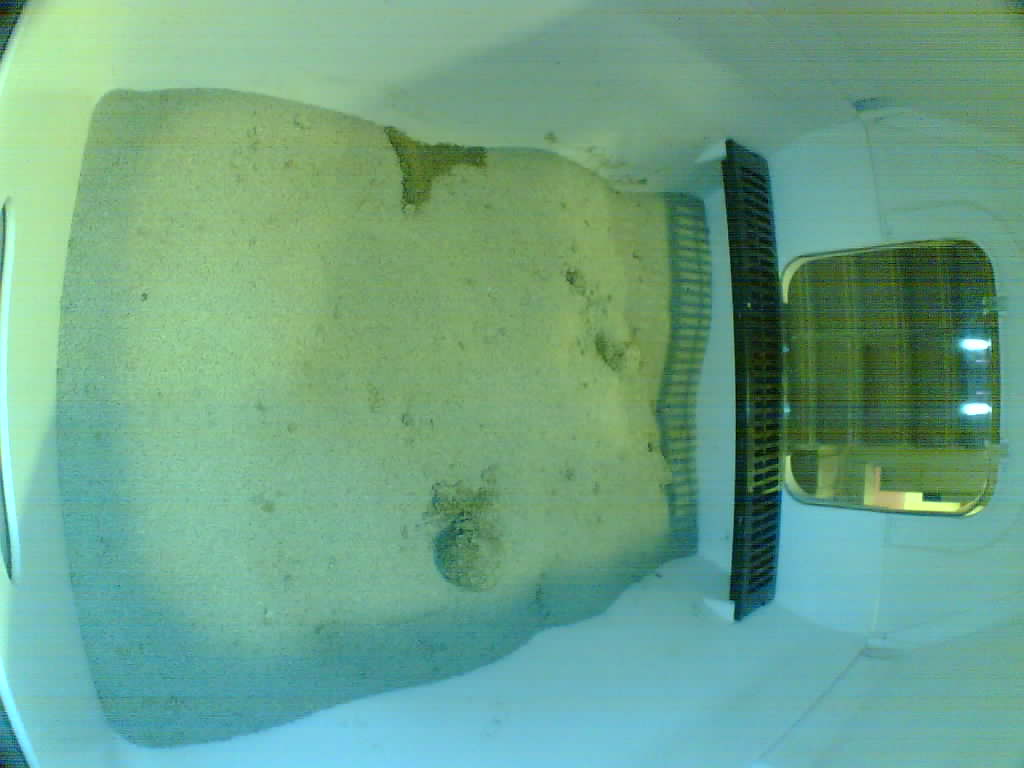
#> input picture 202112132248.jpg, 1024 x 768 px
$ python masked_normalize.py
#> lines starting #> are read from the running program, lines starting #| are printed output that depends on the picture; after the words box and inside, x2 and y2 are one past the last pixel; in counts of white or black regions, pixels touching at a corner belong together
import cv2
import math
import numpy as np
import sys

def apply_mask(matrix, mask, fill_value):
    masked = np.ma.array(matrix, mask=mask, fill_value=fill_value)
    return masked.filled()

def apply_threshold(matrix, low_value, high_value):
    low_mask = matrix < low_value
    matrix = apply_mask(matrix, low_mask, low_value)

    high_mask = matrix > high_value
    matrix = apply_mask(matrix, high_mask, high_value)

    return matrix

def simplest_cb(img, percent):
    assert img.shape[2] == 3
    assert percent > 0 and percent < 100

    half_percent = percent / 200.0

    channels = cv2.split(img)

    out_channels = []
    for channel in channels:
        assert len(channel.shape) == 2
        # find the low and high precentile values (based on the input percentile)
        height, width = channel.shape
        vec_size = width * height
        flat = channel.reshape(vec_size)

        assert len(flat.shape) == 1

        flat = np.sort(flat)

        n_cols = flat.shape[0]

        low_val  = flat[math.floor(n_cols * half_percent)]
        high_val = flat[math.ceil( n_cols * (1.0 - half_percent))]

        print("Lowval: " + str(low_val))
        print("Highval: " + str(high_val))

        # saturate below the low percentile and above the high percentile
        thresholded = apply_threshold(channel, low_val, high_val)
        # scale the channel
        normalized = cv2.normalize(thresholded, thresholded.copy(), 0, 255, cv2.NORM_MINMAX)
        out_channels.append(normalized)

    return cv2.merge(out_channels)

if __name__ == '__main__':
    img1 = cv2.imread('202112132248.jpg')
#> img1 is the input picture: shape (768, 1024, 3); mean B, G, R 135.9, 163.3, 109.4
    out1 = simplest_cb(img1, 1)
#> the loop in simplest_cb, `for channel in channels:` made 3 passes
#> (low_val, high_val) on passes 1 to 3: (18, 242), (38, 248), (10, 182)
#| Lowval: 18
#| Highval: 242
#| Lowval: 38
#| Highval: 248
#| Lowval: 10
#| Highval: 182
#> pass 1, in apply_threshold, `low_mask = matrix < low_value`:
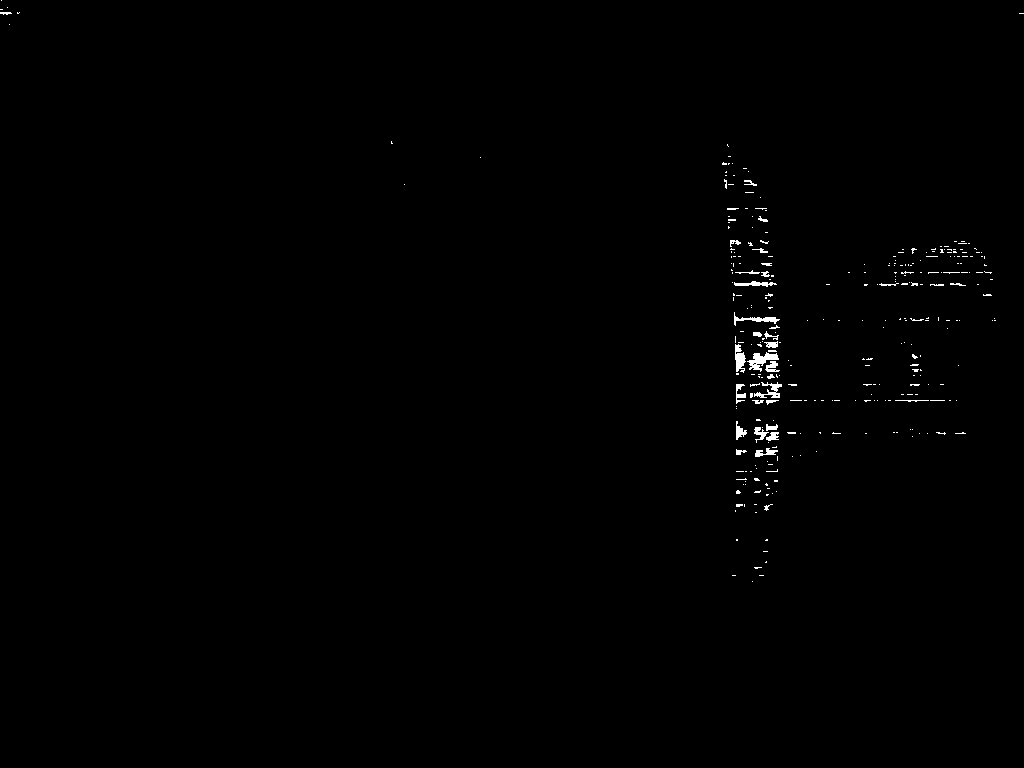
#> low_mask: shape (768, 1024) bool; 0.45% white; 308 white regions (275 under 20 px), largest, box (x1, y1, x2, y2) and area: (747, 352, 779, 372) 275, (735, 344, 746, 373) 203, (754, 382, 782, 398) 186
#> after the loop in simplest_cb, `for channel in channels:`:
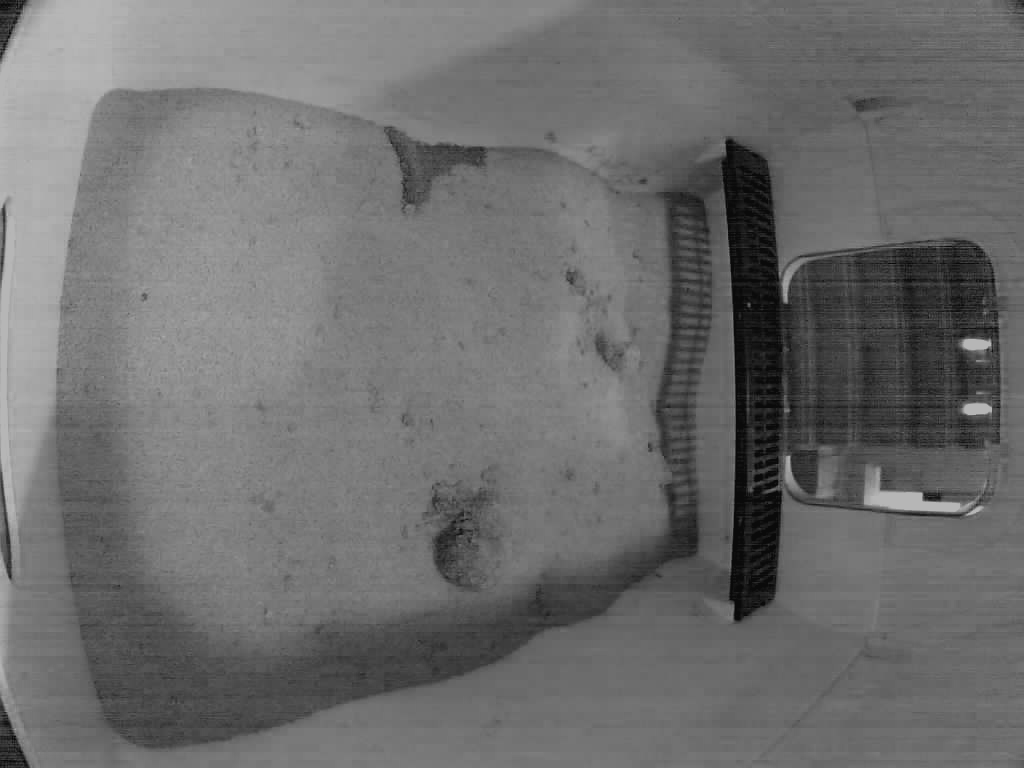
#> thresholded: shape (768, 1024); min 10, max 182, mean 109.4
#> after the loop in simplest_cb, `for channel in channels:`: out_channels = 3 items
    vis1 = np.concatenate((img1, out1), axis=1)

    img2 = cv2.imread('202112140850.jpg')
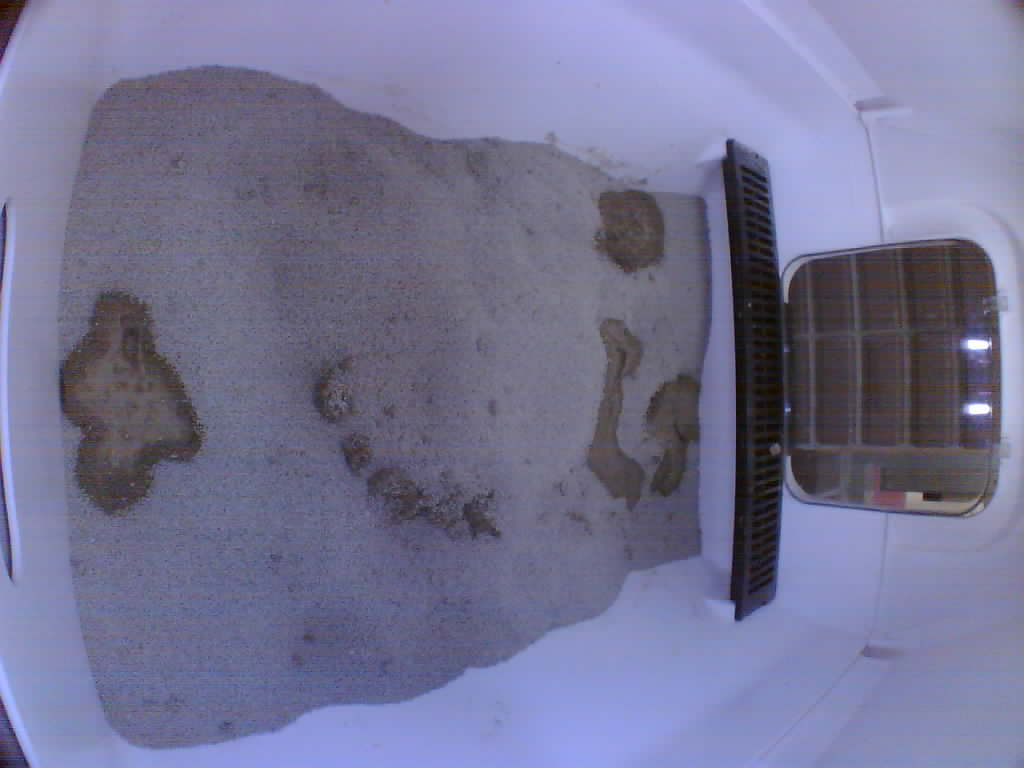
#> input picture 202112140850.jpg, 1024 x 768 px
#> img2 is the input picture: shape (768, 1024, 3); mean B, G, R 147.4, 115.9, 116.4
    out2 = simplest_cb(img2, 1)
#> the loop in simplest_cb (call 2), `for channel in channels:` made 3 passes
#> (low_val, high_val) on passes 1 to 3: (19, 233), (20, 178), (24, 174)
#| Lowval: 19
#| Highval: 233
#| Lowval: 20
#| Highval: 178
#| Lowval: 24
#| Highval: 174
    vis2 = np.concatenate((img2, out2), axis=1)

    img3 = cv2.imread('202112150222.jpg')
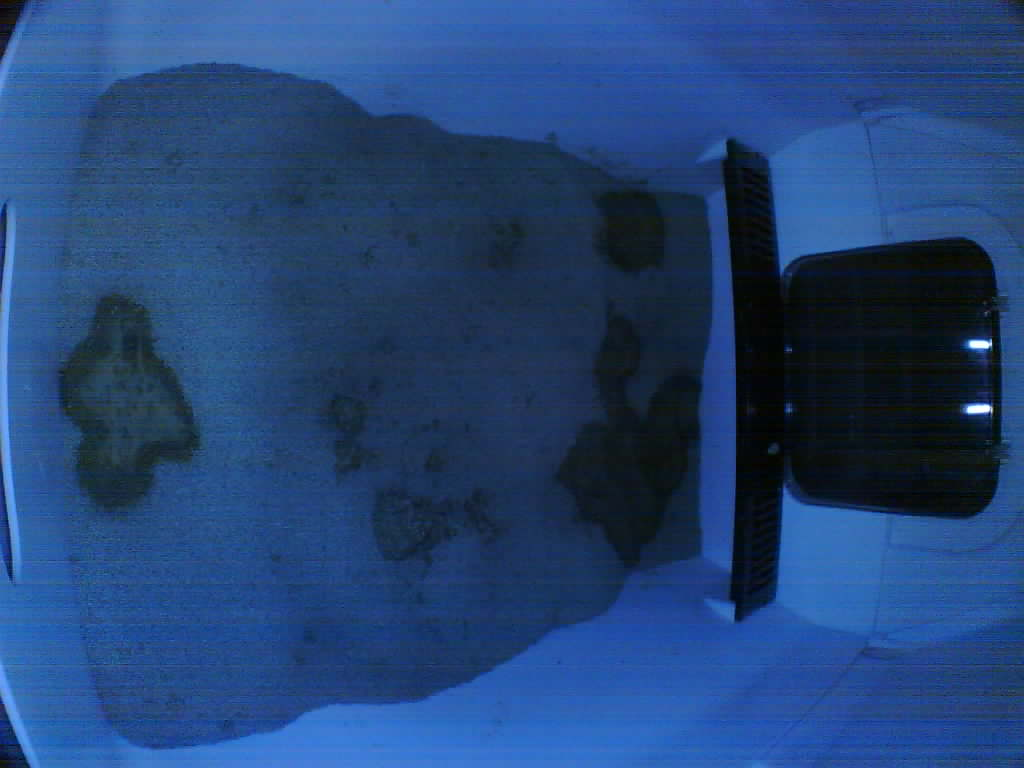
#> input picture 202112150222.jpg, 1024 x 768 px
#> img3 is the input picture: shape (768, 1024, 3); mean B, G, R 116.9, 67.5, 35.3
    out3 = simplest_cb(img3, 1)
#> call 3 of simplest_cb, with percent = 1
#> the loop in simplest_cb (call 3), `for channel in channels:` made 3 passes
#> (low_val, high_val) on passes 1 to 3: (5, 216), (7, 135), (1, 82)
#| Lowval: 5
#| Highval: 216
#| Lowval: 7
#| Highval: 135
#| Lowval: 1
#| Highval: 82
#> after the loop in simplest_cb (call 3), `for channel in channels:`:
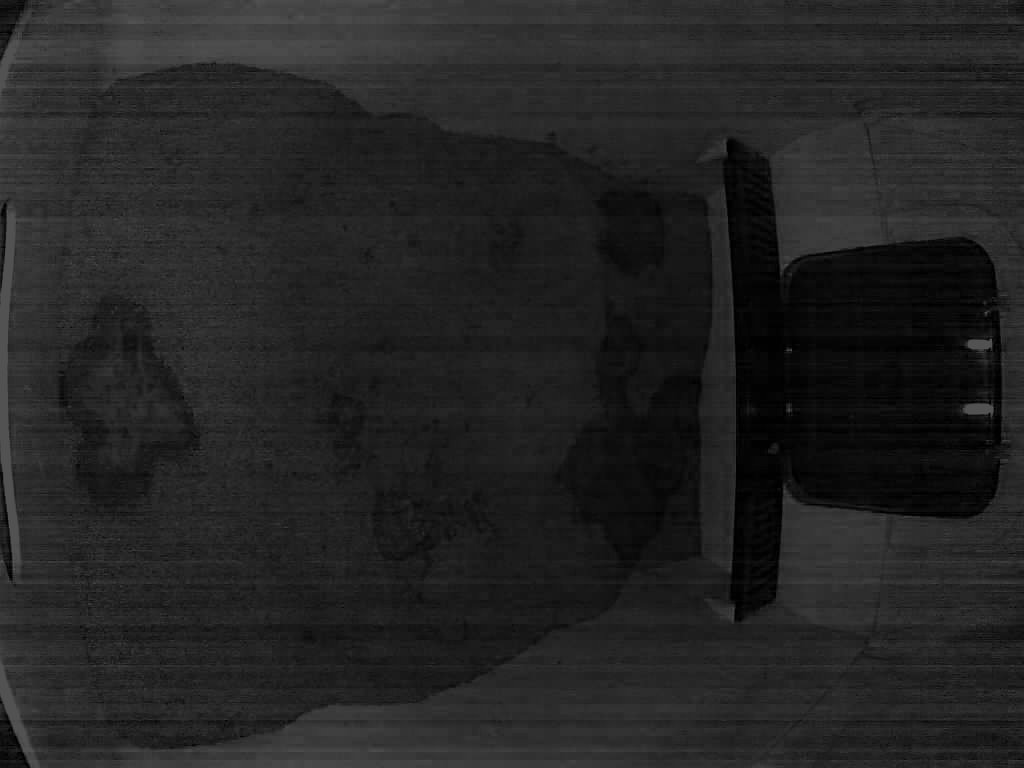
#> thresholded: shape (768, 1024); min 1, max 82, mean 35.2
    vis3 = np.concatenate((img3, out3), axis=1)

    output = np.concatenate((vis1, vis2, vis3), axis=0)
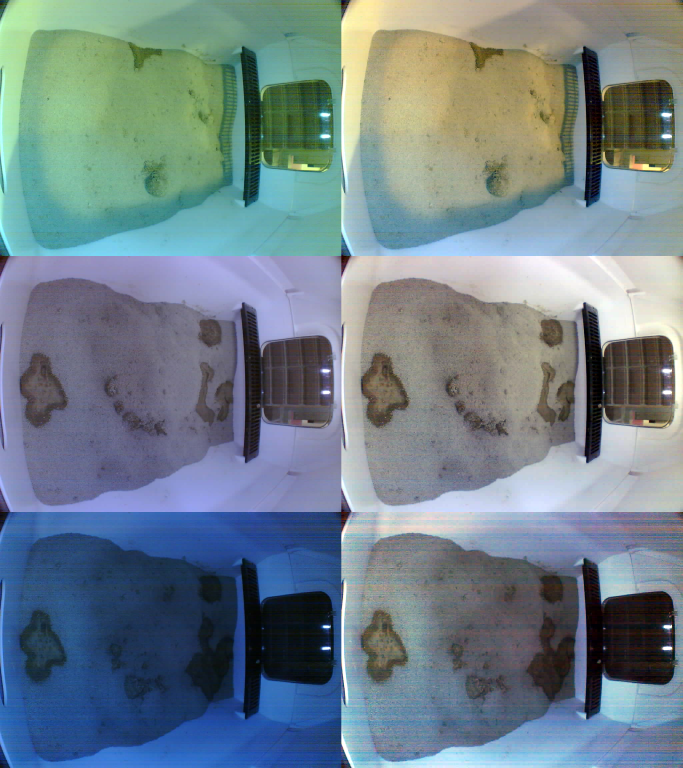
#> output: shape (2304, 2048, 3) (shown at 1/3 size); mean B, G, R 137.1, 129, 112.2

    cv2.imshow("output", output)
    cv2.imwrite('output.jpg', output)
    cv2.waitKey(0)
